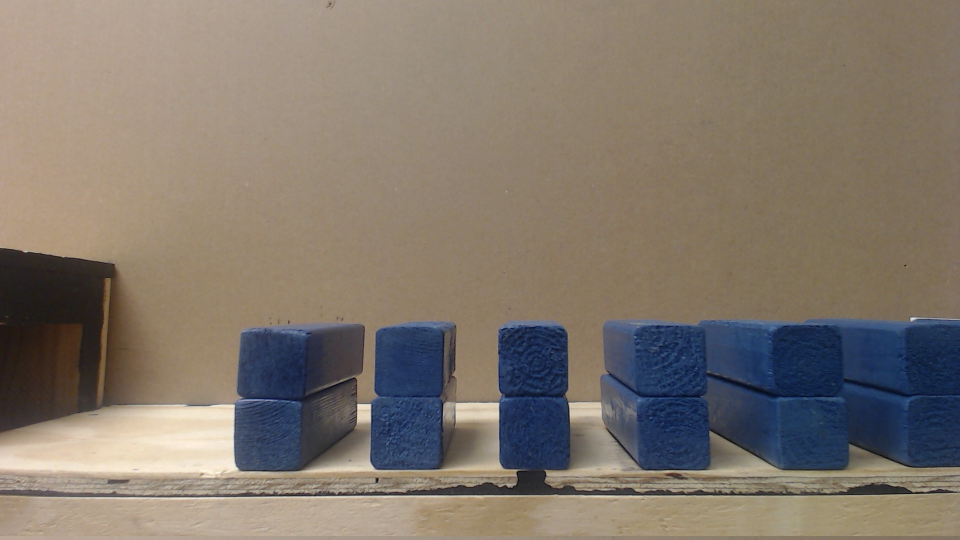
#> input picture ros/ieee2016_vision/scripts/QR_test.jpg, 1920 x 1080 px (shown at 1/2 size)
$ python edgy.py   (Python 2 division)   (older library calls are emulated)
#> lines starting #> are read from the running program, lines starting #| are printed output that depends on the picture; after the words box and inside, x2 and y2 are one past the last pixel; in counts of white or black regions, pixels touching at a corner belong together
import cv2
import numpy as np

image = cv2.imread('QR_test.jpg', 1)
#> image is the input picture: shape (1080, 1920, 3); mean B, G, R 107.7, 119, 129.4

# Remove noise from the colored image
image = cv2.fastNlMeansDenoisingColored(image,None,10,10,7,21)

# Convert image from BGR to HSV
hsv = cv2.cvtColor(image, cv2.COLOR_BGR2HSV)
#> hsv: shape (1080, 1920, 3); mean H, S, V 32.6, 74.8, 136.7
# Set lower and upper bound of blue color value (HSV)
lower_bound = np.array([50, 50, 0])
upper_bound = np.array([210, 200, 100])


# Find the HSV colors within the specified boundaries and create a mask of what was detected
mask = cv2.inRange(hsv, lower_bound, upper_bound)
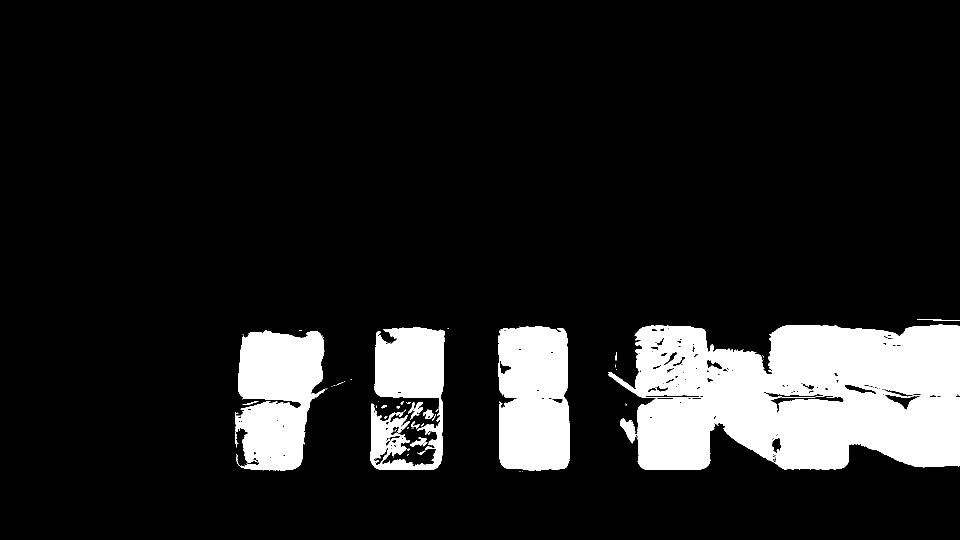
#> mask: shape (1080, 1920) (shown at 1/2 size); 12.6% white; 77 white regions (55 under 20 px), largest, box (x1, y1, x2, y2) and area: (1216, 649, 1920, 940) 158122, (997, 652, 1140, 942) 37796, (470, 660, 650, 942) 37301
output = cv2.bitwise_and(image, image, mask = mask)
output2 = cv2.bitwise_and(image, image, mask = mask)


# Convert the colors to B/W, blur it, and apply binary threshold
output = cv2.cvtColor(output, cv2.COLOR_BGR2GRAY)
#> output: shape (1080, 1920)
output = cv2.GaussianBlur(output, (3, 3), 0)
ret,output = cv2.threshold(output, 15, 255, cv2.THRESH_BINARY + cv2.THRESH_OTSU)
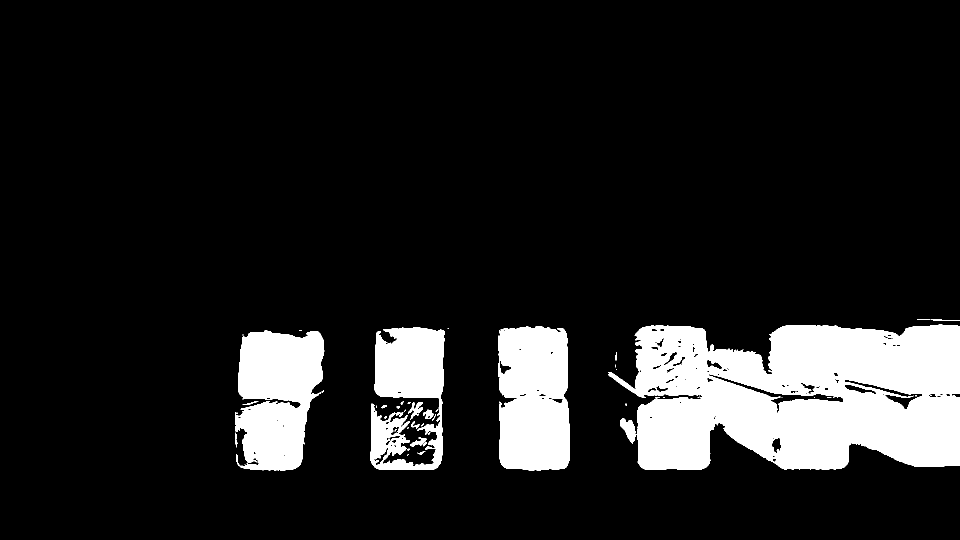
#> output: shape (1080, 1920) (shown at 1/2 size); 12.6% white; 48 white regions (27 under 20 px), largest, box (x1, y1, x2, y2) and area: (1216, 649, 1920, 940) 157563, (997, 652, 1140, 942) 37625, (470, 660, 649, 941) 37496
#> ret = 24
# ret,output2 = cv2.threshold(output, 15, 255, cv2.THRESH_BINARY + cv2.THRESH_OTSU)


# Use Canny detection to find edges
output = cv2.Canny(output, 30, 250)
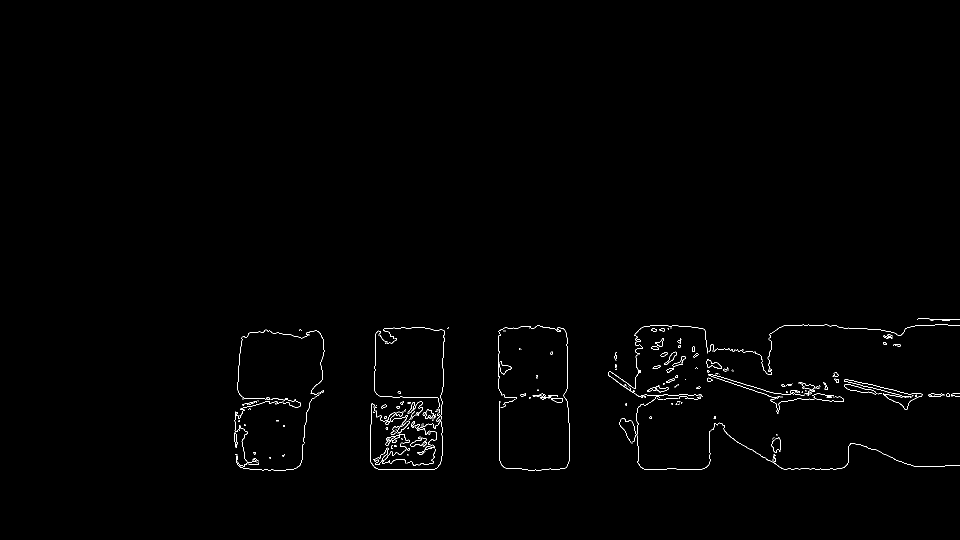
#> output: shape (1080, 1920) (shown at 1/2 size); 0.56% white in thin lines or dots, all inside (x1, y1, x2, y2) = (469, 637, 1920, 942)

# Morphological transformations on canny image to try to form detectable rectangles
kernel = cv2.getStructuringElement(cv2.MORPH_RECT, (25, 25))
output = cv2.morphologyEx(output, cv2.MORPH_CLOSE, kernel, iterations=2) #MORPH_CLOSE = dilation then erosion
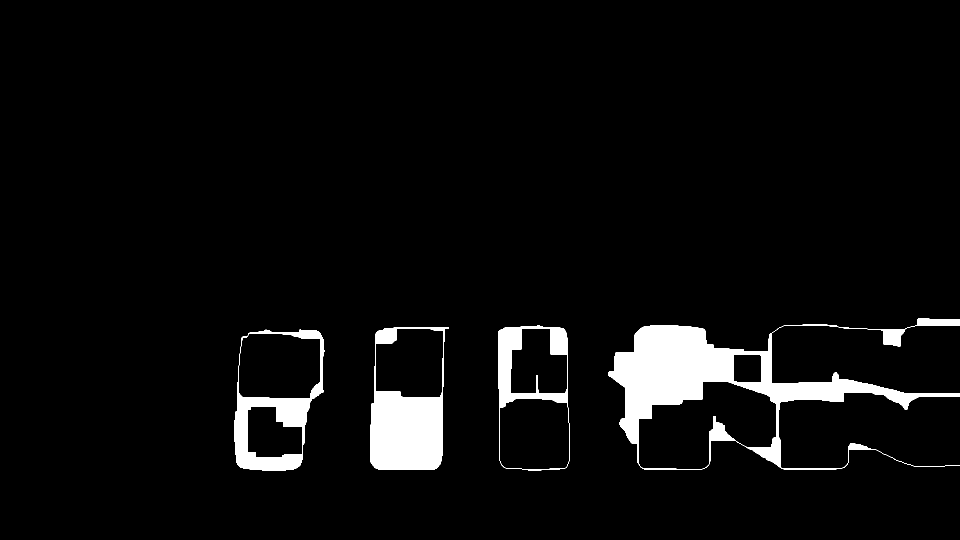
#> output: shape (1080, 1920) (shown at 1/2 size); 4.7% white; 4 white regions, box (x1, y1, x2, y2) and area: (1216, 637, 1920, 940) 51909, (740, 654, 898, 939) 23257, (469, 659, 649, 941) 13686, (996, 651, 1140, 942) 9233

kernel2 = cv2.getStructuringElement(cv2.MORPH_RECT, (33,33))
# kernel2 = kernel
# output = cv2.morphologyEx(output, cv2.MORPH_CLOSE, kernel)

kernel = cv2.getStructuringElement(cv2.MORPH_RECT, (3, 3))
# Retains only the boundaries of the detected edges
output = cv2.morphologyEx(output, cv2.MORPH_GRADIENT, kernel)
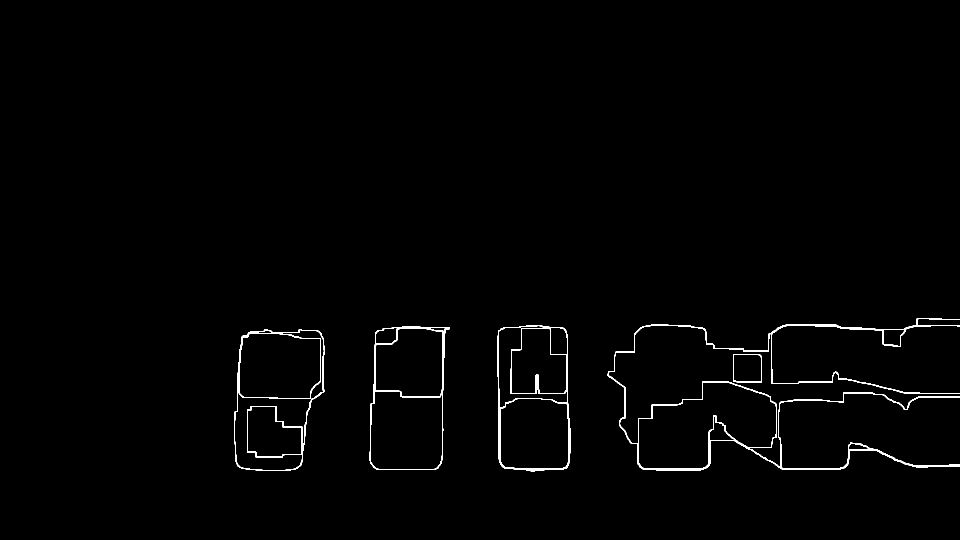
#> output: shape (1080, 1920) (shown at 1/2 size); 0.98% white in thin lines or dots, all inside (x1, y1, x2, y2) = (468, 636, 1920, 943)

output = cv2.morphologyEx(output, cv2.MORPH_CLOSE, kernel2, iterations=2)
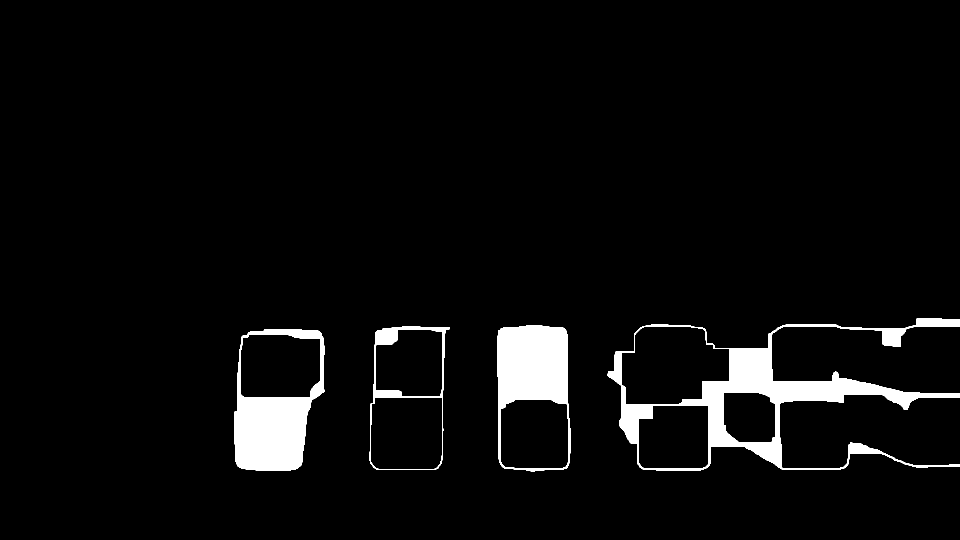
#> output: shape (1080, 1920) (shown at 1/2 size); 4.5% white; 4 white regions


# Finds the contours of the image
_, cnts, _ = cv2.findContours(output.copy(), cv2.RETR_TREE, cv2.CHAIN_APPROX_SIMPLE)
#> cnts = 11 contours; largest, box (x1, y1, x2, y2) and area: (1215, 636, 1920, 941) 91490, (468, 658, 650, 942) 42778, (739, 653, 899, 940) 40097, (995, 650, 1141, 943) 39926, (1243, 652, 1459, 810) 26934

coor = []
all_coors = []

# Loop over the contours
for c in cnts:
    # Approximate the contour
    peri = 0.09*cv2.arcLength(c, True)
    approx = cv2.approxPolyDP(c, peri, True)
    # print cv2.contourArea(c)

    # Only draw contours if the area is in the specified range.
    if 20000 > cv2.contourArea(c) > 10000:
        # If the approximated contour has four points, then assume that the
        # contour is a block -- a block is a rectangle and thus has four vertices.
        if len(approx) == 4:
            # Draws rectangle around contours
            cv2.drawContours(image, [approx], -1, (0, 255, 0), 4)

            # Calculates the moments of the contours
            moments = cv2.moments(approx)

            # Finds the x and y coordinates of the quadrilateral's centroid
            cx = int(moments['m10']/moments['m00'])
            cy = int(moments['m01']/moments['m00'])

            # Store the coordinates into a list
            coor.append(cx)
            coor.append(cy)

            # Put a dot where the centroid is
            cv2.circle(image, tuple(coor), 10, (0, 255, 0), -1)

            # Create a list for all found centroids
            all_coors.append(coor)
            coor = []
#> this loop made 11 passes
#> (peri, approx, cx, cy) on passes 2, 5, 7, 9: (49.18, [[485, 676], [639, 677], [620, 794], [486, 793]], 557, 733), (46.82, [[752, 689], [883, 662], [880, 791], [752, 781]], 820, 730), (46.95, [[1000, 817], [1132, 806], [1133, 931], [1010, 934]], 1069, 871), (46.77, [[1277, 838], [1416, 810], [1417, 927], [1287, 936]], 1351, 876)
#> (peri, approx) on passes 1, 3, 4, 6, 8, 10: (78.45, [[500, 663], [471, 923], [588, 939], [647, 677]]), (77.64, [[756, 660], [740, 925], [870, 939], [898, 654]]), (50.08, [[749, 794], [884, 795], [874, 935], [748, 933]]), (75.5, [[1126, 655], [996, 661], [1010, 937], [1136, 931]]), (340.7, [[1919, 638], [1238, 850]]), (34.37, [[1447, 784], [1540, 795], [1542, 884], [1453, 864]])
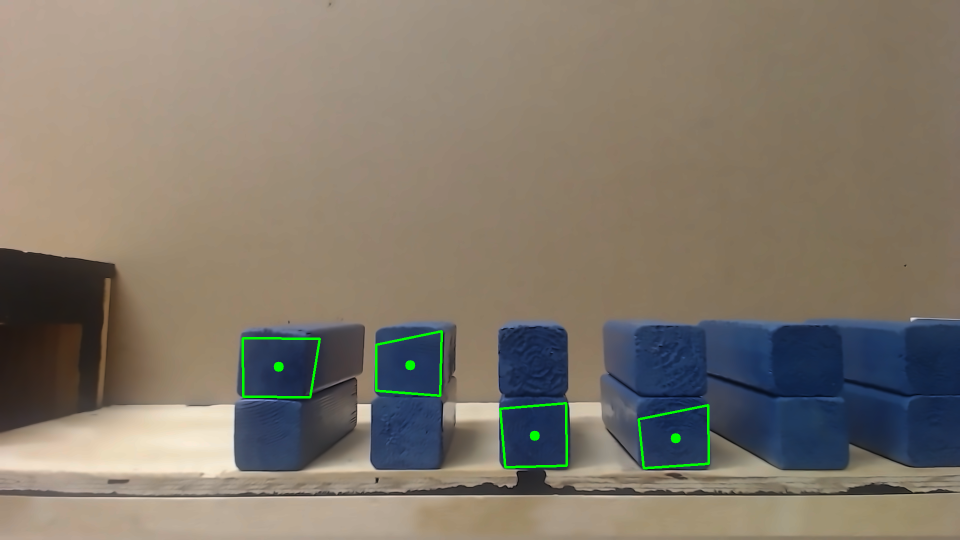
#> image: shape (1080, 1920, 3) (shown at 1/2 size); mean B, G, R 107, 119.8, 128.9
#> after the loop, all_coors = [[557, 733], [820, 730], [1069, 871], [1351, 876]]

# all_coors.append([690, 496])
# print all_coors

# Sort all center coordinates by their x-coordinate (ascending)
for x in all_coors:
    all_coors = sorted(all_coors, key = lambda x: x[0], reverse=False)
#> this loop made 4 passes

if len(all_coors) == 0:
    print 'No blocks detected'
elif len(all_coors) == 1:
    print all_coors[0]
else:
    # print all_coors
    # print all_coors_copy

    # Variables that store the two left-most blocks
    left_most = all_coors[0]
#> left_most = [557, 733]
    left_most2 = all_coors[1]
#> left_most2 = [820, 730]

    #Finds the upper left block. If none, finds the left-most block.
    if abs(left_most[0] - left_most2[0]) >= 100:
        print left_most
#| [557, 733]
    elif left_most[1] > left_most2[1]:
        print left_most2

# Show the image
# cv2.imshow("processed", output)
# cv2.imshow("final", output2)
cv2.waitKey(0)
